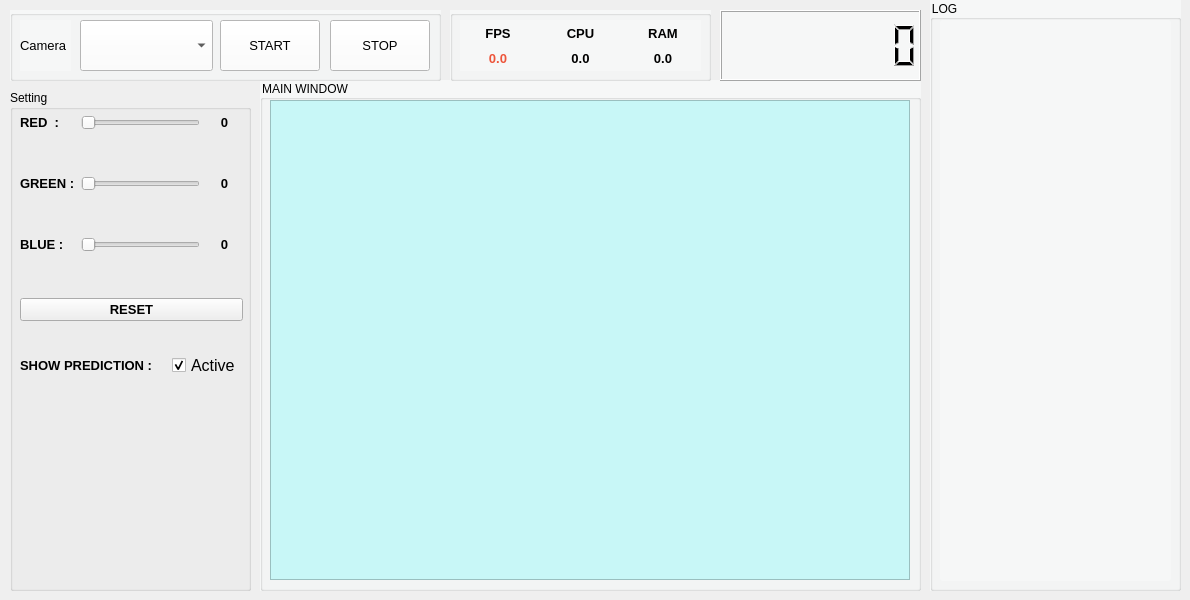
    <widget class="QWidget" name="tab_5">
     <attribute name="title">
      <string>AR Jawa Learn</string>
     </attribute>
     <widget class="QGroupBox" name="groupBox_5">
      <property name="geometry">
       <rect>
        <x>10</x>
        <y>90</y>
        <width>241</width>
        <height>501</height>
       </rect>
      </property>
      <property name="title">
       <string>Setting</string>
      </property>
      <widget class="QWidget" name="gridLayoutWidget_3">
       <property name="geometry">
        <rect>
         <x>10</x>
         <y>260</y>
         <width>221</width>
         <height>31</height>
        </rect>
       </property>
       <layout class="QGridLayout" name="gridLayout_3">
        <item row="0" column="0">
         <widget class="QLabel" name="label_8">
          <property name="font">
           <font>
            <family>Nirmala UI</family>
            <pointsize>10</pointsize>
            <weight>75</weight>
            <bold>true</bold>
           </font>
          </property>
          <property name="text">
           <string>SHOW PREDICTION :</string>
          </property>
         </widget>
        </item>
        <item row="0" column="2">
         <widget class="QCheckBox" name="ckb_show_predict">
          <property name="sizePolicy">
           <sizepolicy hsizetype="Minimum" vsizetype="Fixed">
            <horstretch>0</horstretch>
            <verstretch>0</verstretch>
           </sizepolicy>
          </property>
          <property name="minimumSize">
           <size>
            <width>0</width>
            <height>0</height>
           </size>
          </property>
          <property name="sizeIncrement">
           <size>
            <width>0</width>
            <height>0</height>
           </size>
          </property>
          <property name="baseSize">
           <size>
            <width>0</width>
            <height>0</height>
           </size>
          </property>
          <property name="font">
           <font>
            <pointsize>12</pointsize>
            <weight>50</weight>
            <bold>false</bold>
           </font>
          </property>
          <property name="layoutDirection">
           <enum>Qt::LeftToRight</enum>
          </property>
          <property name="text">
           <string>Active</string>
          </property>
          <property name="checked">
           <bool>true</bool>
          </property>
         </widget>
        </item>
        <item row="0" column="1">
         <spacer name="horizontalSpacer">
          <property name="orientation">
           <enum>Qt::Horizontal</enum>
          </property>
          <property name="sizeHint" stdset="0">
           <size>
            <width>40</width>
            <height>20</height>
           </size>
          </property>
         </spacer>
        </item>
       </layout>
      </widget>
      <widget class="QWidget" name="gridLayoutWidget_2">
       <property name="geometry">
        <rect>
         <x>10</x>
         <y>20</y>
         <width>223</width>
         <height>211</height>
        </rect>
       </property>
       <layout class="QGridLayout" name="gridLayout_2">
        <item row="6" column="0">
         <spacer name="verticalSpacer_5">
          <property name="orientation">
           <enum>Qt::Vertical</enum>
          </property>
          <property name="sizeHint" stdset="0">
           <size>
            <width>20</width>
            <height>40</height>
           </size>
          </property>
         </spacer>
        </item>
        <item row="3" column="2">
         <widget class="QLabel" name="value_green">
          <property name="minimumSize">
           <size>
            <width>15</width>
            <height>0</height>
           </size>
          </property>
          <property name="font">
           <font>
            <family>Nirmala UI</family>
            <pointsize>10</pointsize>
            <weight>75</weight>
            <bold>true</bold>
           </font>
          </property>
          <property name="text">
           <string>0</string>
          </property>
          <property name="alignment">
           <set>Qt::AlignCenter</set>
          </property>
         </widget>
        </item>
        <item row="4" column="0">
         <spacer name="verticalSpacer_4">
          <property name="orientation">
           <enum>Qt::Vertical</enum>
          </property>
          <property name="sizeHint" stdset="0">
           <size>
            <width>20</width>
            <height>40</height>
           </size>
          </property>
         </spacer>
        </item>
        <item row="1" column="0">
         <widget class="QLabel" name="label_4">
          <property name="font">
           <font>
            <family>Nirmala UI</family>
            <pointsize>10</pointsize>
            <weight>75</weight>
            <bold>true</bold>
           </font>
          </property>
          <property name="text">
           <string>RED  :</string>
          </property>
         </widget>
        </item>
        <item row="2" column="0">
         <spacer name="verticalSpacer_2">
          <property name="orientation">
           <enum>Qt::Vertical</enum>
          </property>
          <property name="sizeHint" stdset="0">
           <size>
            <width>20</width>
            <height>40</height>
           </size>
          </property>
         </spacer>
        </item>
        <item row="3" column="1">
         <widget class="QSlider" name="slider_green">
          <property name="maximum">
           <number>255</number>
          </property>
          <property name="orientation">
           <enum>Qt::Horizontal</enum>
          </property>
         </widget>
        </item>
        <item row="1" column="2">
         <widget class="QLabel" name="value_red">
          <property name="minimumSize">
           <size>
            <width>37</width>
            <height>0</height>
           </size>
          </property>
          <property name="font">
           <font>
            <family>Nirmala UI</family>
            <pointsize>10</pointsize>
            <weight>75</weight>
            <bold>true</bold>
           </font>
          </property>
          <property name="text">
           <string>0</string>
          </property>
          <property name="alignment">
           <set>Qt::AlignCenter</set>
          </property>
         </widget>
        </item>
        <item row="0" column="0">
         <spacer name="verticalSpacer">
          <property name="orientation">
           <enum>Qt::Vertical</enum>
          </property>
          <property name="sizeHint" stdset="0">
           <size>
            <width>3</width>
            <height>3</height>
           </size>
          </property>
         </spacer>
        </item>
        <item row="5" column="2">
         <widget class="QLabel" name="value_blue">
          <property name="minimumSize">
           <size>
            <width>15</width>
            <height>0</height>
           </size>
          </property>
          <property name="font">
           <font>
            <family>Nirmala UI</family>
            <pointsize>10</pointsize>
            <weight>75</weight>
            <bold>true</bold>
           </font>
          </property>
          <property name="text">
           <string>0</string>
          </property>
          <property name="alignment">
           <set>Qt::AlignCenter</set>
          </property>
         </widget>
        </item>
        <item row="1" column="1">
         <widget class="QSlider" name="slider_red">
          <property name="maximum">
           <number>255</number>
          </property>
          <property name="orientation">
           <enum>Qt::Horizontal</enum>
          </property>
         </widget>
        </item>
        <item row="5" column="1">
         <widget class="QSlider" name="slider_blue">
          <property name="maximum">
           <number>255</number>
          </property>
          <property name="sliderPosition">
           <number>0</number>
          </property>
          <property name="orientation">
           <enum>Qt::Horizontal</enum>
          </property>
         </widget>
        </item>
        <item row="3" column="0">
         <widget class="QLabel" name="label_6">
          <property name="font">
           <font>
            <family>Nirmala UI</family>
            <pointsize>10</pointsize>
            <weight>75</weight>
            <bold>true</bold>
           </font>
          </property>
          <property name="text">
           <string>GREEN :</string>
          </property>
         </widget>
        </item>
        <item row="5" column="0">
         <widget class="QLabel" name="label_7">
          <property name="font">
           <font>
            <family>Nirmala UI</family>
            <pointsize>10</pointsize>
            <weight>75</weight>
            <bold>true</bold>
           </font>
          </property>
          <property name="text">
           <string>BLUE :</string>
          </property>
         </widget>
        </item>
        <item row="7" column="0" colspan="3">
         <widget class="QPushButton" name="btn_reset_rgb">
          <property name="font">
           <font>
            <family>Nirmala UI</family>
            <pointsize>10</pointsize>
            <weight>75</weight>
            <bold>true</bold>
           </font>
          </property>
          <property name="text">
           <string>RESET</string>
          </property>
         </widget>
        </item>
       </layout>
      </widget>
     </widget>
     <widget class="QGroupBox" name="groupBox_3">
      <property name="geometry">
       <rect>
        <x>260</x>
        <y>80</y>
        <width>661</width>
        <height>511</height>
       </rect>
      </property>
      <property name="styleSheet">
       <string notr="true">background-color: rgb(246, 247, 247);</string>
      </property>
      <property name="title">
       <string>MAIN WINDOW</string>
      </property>
      <widget class="QLabel" name="disp_main">
       <property name="geometry">
        <rect>
         <x>10</x>
         <y>20</y>
         <width>640</width>
         <height>480</height>
        </rect>
       </property>
       <property name="sizePolicy">
        <sizepolicy hsizetype="Preferred" vsizetype="Preferred">
         <horstretch>0</horstretch>
         <verstretch>0</verstretch>
        </sizepolicy>
       </property>
       <property name="minimumSize">
        <size>
         <width>640</width>
         <height>480</height>
        </size>
       </property>
       <property name="styleSheet">
        <string notr="true">background-color: rgb(200, 247, 247);</string>
       </property>
       <property name="frameShape">
        <enum>QFrame::StyledPanel</enum>
       </property>
       <property name="frameShadow">
        <enum>QFrame::Sunken</enum>
       </property>
       <property name="text">
        <string/>
       </property>
       <property name="alignment">
        <set>Qt::AlignCenter</set>
       </property>
      </widget>
     </widget>
     <widget class="QGroupBox" name="groupBox_4">
      <property name="geometry">
       <rect>
        <x>930</x>
        <y>0</y>
        <width>251</width>
        <height>591</height>
       </rect>
      </property>
      <property name="styleSheet">
       <string notr="true">background-color: rgb(246, 247, 247);</string>
      </property>
      <property name="title">
       <string>LOG</string>
      </property>
      <widget class="QTextEdit" name="textEdit">
       <property name="geometry">
        <rect>
         <x>10</x>
         <y>20</y>
         <width>231</width>
         <height>561</height>
        </rect>
       </property>
       <property name="styleSheet">
        <string notr="true">background-color: rgb(246, 247, 247);
border-radius:3px;</string>
       </property>
      </widget>
     </widget>
     <widget class="QLCDNumber" name="lcd_clock">
      <property name="geometry">
       <rect>
        <x>720</x>
        <y>10</y>
        <width>201</width>
        <height>71</height>
       </rect>
      </property>
      <property name="styleSheet">
       <string notr="true">background-color: rgb(246, 247, 247);</string>
      </property>
      <property name="digitCount">
       <number>8</number>
      </property>
     </widget>
     <widget class="QGroupBox" name="groupBox_2">
      <property name="geometry">
       <rect>
        <x>450</x>
        <y>10</y>
        <width>261</width>
        <height>71</height>
       </rect>
      </property>
      <property name="styleSheet">
       <string notr="true">background-color: rgb(246, 247, 247);</string>
      </property>
      <property name="title">
       <string/>
      </property>
      <widget class="QWidget" name="gridLayoutWidget">
       <property name="geometry">
        <rect>
         <x>10</x>
         <y>10</y>
         <width>241</width>
         <height>51</height>
        </rect>
       </property>
       <layout class="QGridLayout" name="gridLayout">
        <property name="verticalSpacing">
         <number>0</number>
        </property>
        <item row="1" column="1">
         <widget class="QLabel" name="Qlabel_cpu">
          <property name="font">
           <font>
            <pointsize>10</pointsize>
            <weight>75</weight>
            <bold>true</bold>
           </font>
          </property>
          <property name="text">
           <string>0.0</string>
          </property>
          <property name="alignment">
           <set>Qt::AlignCenter</set>
          </property>
         </widget>
        </item>
        <item row="0" column="1">
         <widget class="QLabel" name="label_3">
          <property name="font">
           <font>
            <pointsize>10</pointsize>
            <weight>75</weight>
            <bold>true</bold>
           </font>
          </property>
          <property name="text">
           <string>CPU</string>
          </property>
          <property name="alignment">
           <set>Qt::AlignCenter</set>
          </property>
         </widget>
        </item>
        <item row="0" column="0">
         <widget class="QLabel" name="label_2">
          <property name="font">
           <font>
            <pointsize>10</pointsize>
            <weight>75</weight>
            <bold>true</bold>
           </font>
          </property>
          <property name="text">
           <string>FPS</string>
          </property>
          <property name="alignment">
           <set>Qt::AlignCenter</set>
          </property>
         </widget>
        </item>
        <item row="1" column="0">
         <widget class="QLabel" name="Qlabel_fps">
          <property name="font">
           <font>
            <pointsize>10</pointsize>
            <weight>75</weight>
            <bold>true</bold>
           </font>
          </property>
          <property name="styleSheet">
           <string notr="true">color: rgb(237, 85, 59);</string>
          </property>
          <property name="text">
           <string>0.0</string>
          </property>
          <property name="alignment">
           <set>Qt::AlignCenter</set>
          </property>
         </widget>
        </item>
        <item row="0" column="2">
         <widget class="QLabel" name="label_5">
          <property name="font">
           <font>
            <pointsize>10</pointsize>
            <weight>75</weight>
            <bold>true</bold>
           </font>
          </property>
          <property name="text">
           <string>RAM</string>
          </property>
          <property name="alignment">
           <set>Qt::AlignCenter</set>
          </property>
         </widget>
        </item>
        <item row="1" column="2">
         <widget class="QLabel" name="Qlabel_ram">
          <property name="font">
           <font>
            <pointsize>10</pointsize>
            <weight>75</weight>
            <bold>true</bold>
           </font>
          </property>
          <property name="text">
           <string>0.0</string>
          </property>
          <property name="alignment">
           <set>Qt::AlignCenter</set>
          </property>
         </widget>
        </item>
       </layout>
      </widget>
     </widget>
     <widget class="QGroupBox" name="groupBox">
      <property name="geometry">
       <rect>
        <x>10</x>
        <y>10</y>
        <width>431</width>
        <height>71</height>
       </rect>
      </property>
      <property name="styleSheet">
       <string notr="true">background-color: rgb(246, 247, 247);</string>
      </property>
      <property name="title">
       <string/>
      </property>
      <widget class="QLabel" name="label">
       <property name="geometry">
        <rect>
         <x>10</x>
         <y>10</y>
         <width>51</width>
         <height>51</height>
        </rect>
       </property>
       <property name="font">
        <font>
         <pointsize>10</pointsize>
        </font>
       </property>
       <property name="text">
        <string>Camera</string>
       </property>
       <property name="alignment">
        <set>Qt::AlignLeading|Qt::AlignLeft|Qt::AlignVCenter</set>
       </property>
      </widget>
      <widget class="QComboBox" name="camlist">
       <property name="geometry">
        <rect>
         <x>70</x>
         <y>10</y>
         <width>133</width>
         <height>51</height>
        </rect>
       </property>
       <property name="minimumSize">
        <size>
         <width>133</width>
         <height>10</height>
        </size>
       </property>
       <property name="maximumSize">
        <size>
         <width>100</width>
         <height>16777215</height>
        </size>
       </property>
       <property name="font">
        <font>
         <pointsize>10</pointsize>
        </font>
       </property>
       <property name="styleSheet">
        <string notr="true">background-color: rgb(255, 255, 255);</string>
       </property>
      </widget>
      <widget class="QPushButton" name="btn_start">
       <property name="geometry">
        <rect>
         <x>210</x>
         <y>10</y>
         <width>100</width>
         <height>51</height>
        </rect>
       </property>
       <property name="minimumSize">
        <size>
         <width>100</width>
         <height>0</height>
        </size>
       </property>
       <property name="font">
        <font>
         <pointsize>10</pointsize>
        </font>
       </property>
       <property name="styleSheet">
        <string notr="true">background-color: rgb(255, 255, 255);</string>
       </property>
       <property name="text">
        <string>START</string>
       </property>
      </widget>
      <widget class="QPushButton" name="btn_stop">
       <property name="geometry">
        <rect>
         <x>320</x>
         <y>10</y>
         <width>100</width>
         <height>51</height>
        </rect>
       </property>
       <property name="minimumSize">
        <size>
         <width>100</width>
         <height>0</height>
        </size>
       </property>
       <property name="font">
        <font>
         <pointsize>10</pointsize>
        </font>
       </property>
       <property name="styleSheet">
        <string notr="true">background-color: rgb(255, 255, 255);</string>
       </property>
       <property name="text">
        <string>STOP</string>
       </property>
      </widget>
     </widget>
    </widget>
